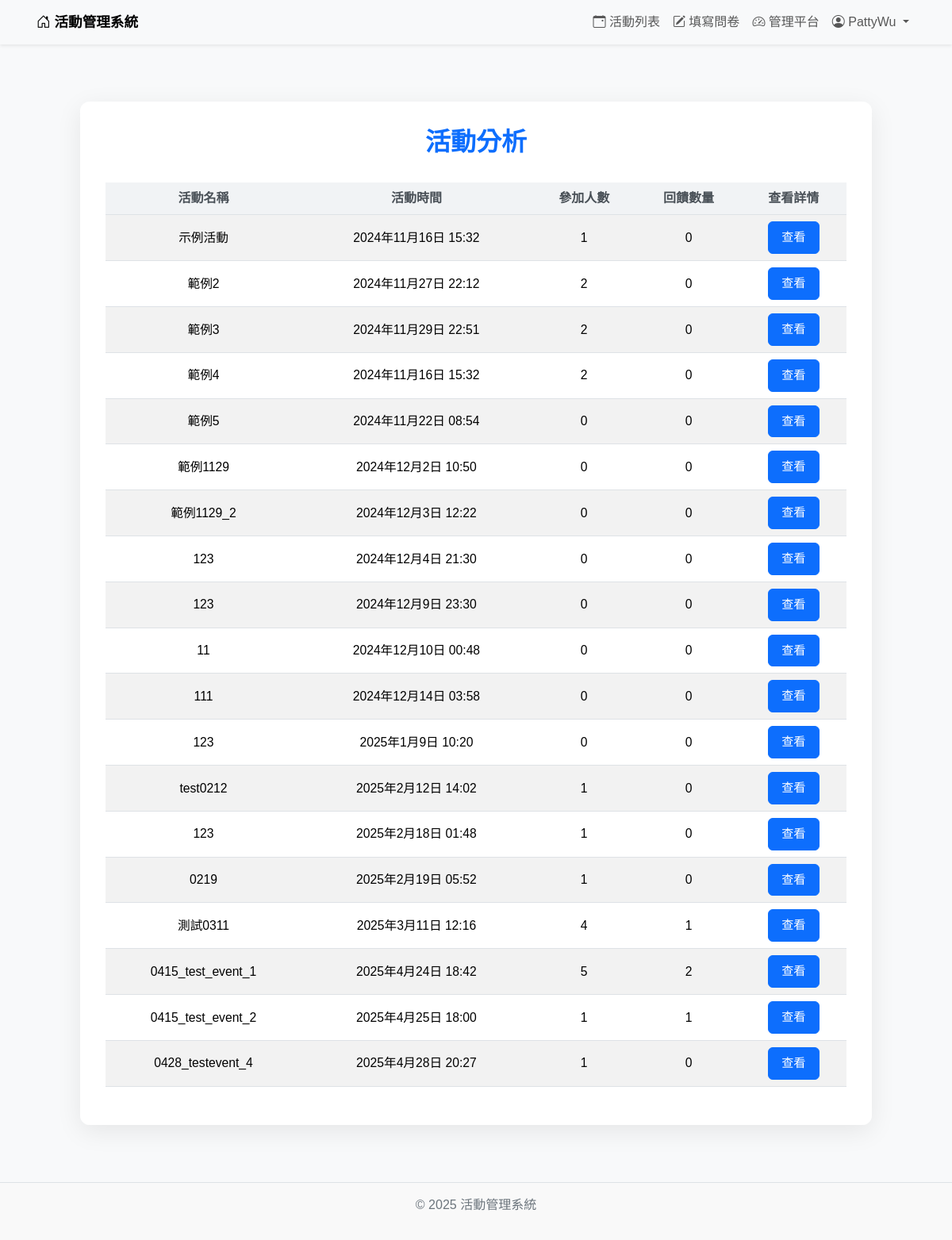
Screenshot of /feedback/event_analysis/ (signed in) with the database file from the repository.
### events/models.py (models this page shows, shortened)
class Event(models.Model):
    ACTIVITY_TYPES = [
        ('lecture', '講座'),
        ('seminar', '研討會'),
    ]
    STATUS_CHOICES = [
        ('open', '報名中'),
        ('closed', '報名截止'),
        ('not_open', '尚未開放報名'),
    ]
    name = models.CharField(max_length=200)
    description = models.TextField()
    event_time = models.DateTimeField()
    end_time = models.DateTimeField()
    location = models.CharField(max_length=200)
    capacity_limit = models.PositiveIntegerField()
    registration_start = models.DateTimeField()
    registration_end = models.DateTimeField()
    activity_type = models.CharField(max_length=20, choices=ACTIVITY_TYPES)
    status = models.CharField(max_length=20, choices=STATUS_CHOICES, default='not_open')
    published_time = models.DateTimeField(auto_now_add=True)
    updated_time = models.DateTimeField(auto_now=True)
    poster = models.ImageField(upload_to='posters/', blank=True, null=True)
    language = models.CharField(max_length=100, blank=True, null=True)
    managers = models.ManyToManyField(User, related_name='managed_events', blank=True)

### feedback/views.py (the view)
# urls.py: path('event_analysis/', views.event_analysis, name='event_analysis'),
@login_required
def event_analysis(request):
    user = request.user
    if user.is_staff:
        events = Event.objects.all()
    else:
        events = Event.objects.filter(managers=user)
    event_data = []
    for event in events:
        registrations_count = Registration.objects.filter(event=event, status='registered').count()
        form = Form.objects.filter(event=event).first()
        feedback_count = Response.objects.filter(form=form).count() if form else 0
        event_data.append({
            'event': event,
            'registrations_count': registrations_count,
            'feedback_count': feedback_count,
        })
    return render(request, 'feedback/event_analysis.html', {
        'event_data': event_data
    })

### events/context_processors.py (called while the page is built)
def is_event_manager(request):
    if request.user.is_authenticated:
        return {
            'is_event_manager': Event.objects.filter(managers=request.user).exists()
        }
    return {'is_event_manager': False}

### templates/feedback/event_analysis.html (shortened to what this page needs)
{% extends 'base.html' %}
{% block content %}
<div class="analysis-container">
  <h1>活動分析</h1>
  <div class="table-responsive">
    <table class="table table-striped">
      <thead>
        <tr>
          <th>活動名稱</th>
          <th>活動時間</th>
          <th>參加人數</th>
          <th>回饋數量</th>
          <th>查看詳情</th>
        </tr>
      </thead>
      <tbody>
        {% for data in event_data %}
        <tr>
          <td>{{ data.event.name }}</td>
          <td>{{ data.event.event_time }}</td>
          <td>{{ data.registrations_count }}</td>
          <td>{{ data.feedback_count }}</td>
          <td>
            <a href="{% url 'check_detail' data.event.id %}" class="btn btn-primary">查看</a>
          </td>
        </tr>
        {% empty %}
        <tr>
          <td colspan="5" class="text-center">尚無活動記錄</td>
        </tr>
        {% endfor %}
      </tbody>
    </table>
  </div>
</div>
{% endblock %}

### templates/base.html (shortened to what this page needs)
<!DOCTYPE html>
<html lang="zh-Hant">
<head>
  {% load django_bootstrap5 %}
  {% bootstrap_css %}
  <link rel="stylesheet" href="https://cdn.jsdelivr.net/npm/bootstrap-icons@1.10.5/font/bootstrap-icons.css">
</head>
<body>
<nav class="navbar navbar-expand-lg navbar-light bg-light shadow-sm">
  <div class="container">
    <a class="navbar-brand" href="{% url 'index' %}">
      <i class="bi bi-house-door"></i> 活動管理系統
    </a>
    <div class="collapse navbar-collapse" id="navbarSupportedContent">
      <ul class="navbar-nav ms-auto">
        {% if user.is_authenticated %}
          <li class="nav-item">
            <a class="nav-link" href="{% url 'event_list' %}"><i class="bi bi-calendar-event"></i> 活動列表</a>
          </li>
          <li class="nav-item">
            <a class="nav-link" href="{% url 'dashboard' %}"><i class="bi bi-pencil-square"></i> 填寫問卷</a>
          </li>
          {% if is_event_manager or user.is_staff %}
            <li class="nav-item">
              <a class="nav-link" href="{% url 'admin_dashboard' %}">
                <i class="bi bi-speedometer2"></i> 管理平台
              </a>
            </li>
          {% endif %}
          <li class="nav-item dropdown">
            <a class="nav-link dropdown-toggle" href="#" id="userDropdown" role="button" data-bs-toggle="dropdown">
              <i class="bi bi-person-circle"></i> {{ user.username }}
            </a>
          </li>
        {% endif %}
      </ul>
    </div>
  </div>
</nav>
<div class="container mt-4">
  {% block content %}{% endblock %}
</div>
<footer class="text-center mt-4">
  <p>&copy; 2025 活動管理系統</p>
</footer>
</body>
</html>

### templates/base.html (style rules this page uses)
html, body { height: 100%; margin: 0; }
body { display: flex; flex-direction: column; font-family: "Noto Sans TC", sans-serif; background-color: #f8f9fa; }
.navbar-brand { font-weight: 600; font-size: 1.1rem; }
.navbar-nav .nav-link { font-size: 1rem; padding-left: 0.8rem; padding-right: 0.8rem; }
.container { flex: 1; padding-left: 1rem; padding-right: 1rem; }
footer { padding: 1rem 0; font-size: 0.9rem; color: #6c757d; border-top: 1px solid #dee2e6; background-color: #f9f9f9; }

### templates/feedback/event_analysis.html (style rules this page uses)
.analysis-container { max-width: 90%; width: 72rem; margin: 3rem auto; padding: 2rem; background-color: rgba(255, 255, 255, 0.95); border-radius: 0.75rem; box-shadow: 0 0.5rem 2rem rgba(0, 0, 0, 0.08); font-size: 1.05rem; }
.analysis-container h1 { text-align: center; font-size: 2rem; font-weight: bold; margin-bottom: 2rem; color: #0d6efd; }
.table thead th { text-align: center; background-color: #f1f3f5; color: #495057; font-weight: 600; font-size: 1rem; white-space: nowrap; }
.table tbody td { text-align: center; vertical-align: middle; font-size: 0.98rem; }
.btn-primary { font-size: 0.95rem; padding: 0.5rem 1rem; border-radius: 0.375rem; }
.text-center { font-size: 1rem; color: #6c757d; }
.table-responsive { overflow-x: auto; }

### rows the page displays
Event: event.name "示例活動", event.event_time "2024年11月16日 15:32", registrations_count "1", feedback_count "0"
Event: event.name "範例2", event.event_time "2024年11月27日 22:12", registrations_count "2", feedback_count "0"
Event: event.name "範例3", event.event_time "2024年11月29日 22:51", registrations_count "2", feedback_count "0"
Event: event.name "範例4", event.event_time "2024年11月16日 15:32", registrations_count "2", feedback_count "0"
Event: event.name "範例5", event.event_time "2024年11月22日 08:54", registrations_count "0", feedback_count "0"
Event: event.name "範例1129", event.event_time "2024年12月2日 10:50", registrations_count "0", feedback_count "0"
Event: event.name "範例1129_2", event.event_time "2024年12月3日 12:22", registrations_count "0", feedback_count "0"
Event: event.name "123", event.event_time "2024年12月4日 21:30", registrations_count "0", feedback_count "0"
Event: event.name "123", event.event_time "2024年12月9日 23:30", registrations_count "0", feedback_count "0"
Event: event.name "11", event.event_time "2024年12月10日 00:48", registrations_count "0", feedback_count "0"
Event: event.name "111", event.event_time "2024年12月14日 03:58", registrations_count "0", feedback_count "0"
Event: event.name "123", event.event_time "2025年1月9日 10:20", registrations_count "0", feedback_count "0"
Event: event.name "test0212", event.event_time "2025年2月12日 14:02", registrations_count "1", feedback_count "0"
Event: event.name "123", event.event_time "2025年2月18日 01:48", registrations_count "1", feedback_count "0"
Event: event.name "0219", event.event_time "2025年2月19日 05:52", registrations_count "1", feedback_count "0"
Event: event.name "測試0311", event.event_time "2025年3月11日 12:16", registrations_count "4", feedback_count "1"
Event: event.name "0415_test_event_1", event.event_time "2025年4月24日 18:42", registrations_count "5", feedback_count "2"
Event: event.name "0415_test_event_2", event.event_time "2025年4月25日 18:00", registrations_count "1", feedback_count "1"
Event: event.name "0428_testevent_4", event.event_time "2025年4月28日 20:27", registrations_count "1", feedback_count "0"

### other values shown
{{ user.username }} "PattyWu"
